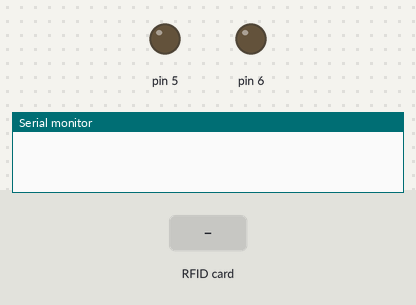
A sketch run on a simulated Arduino Uno, built with avr-gcc and run on an emulated ATmega328P. Parts: output pins drawn as LEDs (lit = HIGH), the last lines printed to the serial monitor. The inputs (shaded band) are chosen by the test bench. Pins used as bus, display or sensor lines are not drawn.

Above: at 1.3 s.
1.4 s: RFID card 5E 7A 19 C4 held to the reader
At 1.7 s:
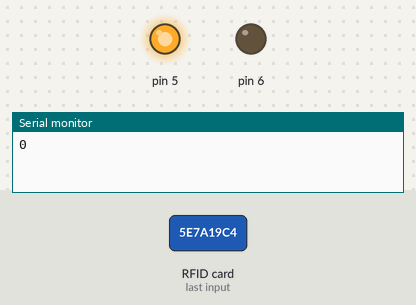
3.9 s: RFID card 5E 7A 19 C4 held to the reader
At 4.7 s:
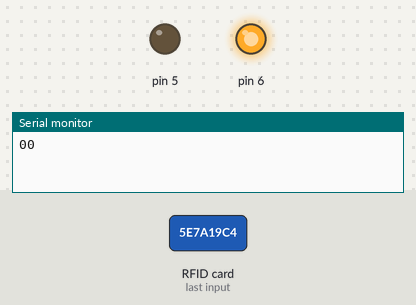
Timing chart, 0 to 6.9 s (numbered marks = the images above; inputs shaded):
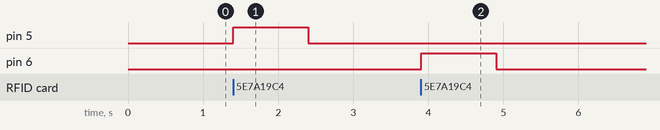

Measured:
- after the input at 1.4 s, pin 5: LOW → HIGH at once, → LOW 1.0 s later
- after the input at 3.9 s, pin 6: LOW → HIGH at once, → LOW 1.0 s later

The sketch:

RFID_registration.ino
```cpp
#include <SPI.h> // SPI-Bibiothek hinzufügen

#include <MFRC522.h> // RFID-Bibiothek hinzufügen

#define SS_PIN 10 // SDA

#define RST_PIN 9

MFRC522 mfrc522[2];

void setup() {
  pinMode(5, OUTPUT);
  pinMode(6, OUTPUT);
  Serial.begin(9600);

  SPI.begin();

  mfrc522[0].PCD_Init(10, RST_PIN);
  mfrc522[1].PCD_Init(2, RST_PIN);

}

void loop() {
  if (mfrc522[0].PICC_IsNewCardPresent()) {
    long code=0;      // variable "code" erstellen, um später den Code des Senders abzuspeichern

    for (byte i = 0; i < mfrc522[0].uid.size; i++){
      code=((code+mfrc522[0].uid.uidByte[i])*10);      // Der empfangene Code wird ausgelesen und in eine hexadezimale Zahl umgewandelt. In Variable code abgespeichert.
    }
    Serial.print(code);      //Der Code des RFID-Senders wird im seriellen Monitor angezeigt.
    digitalWrite(5, HIGH);
    delay(1000);
    digitalWrite(5, LOW);
    }


    if (mfrc522[1].PICC_IsNewCardPresent()) {
    long code=0;      // variable "code" erstellen, um später den Code des Senders abzuspeichern

    for (byte i = 0; i < mfrc522[1].uid.size; i++){
      code=((code+mfrc522[1].uid.uidByte[i])*10);      // Der empfangene Code wird ausgelesen und in eine hexadezimale Zahl umgewandelt. In Variable code abgespeichert.
    }
    Serial.print(code);      //Der Code des RFID-Senders wird im seriellen Monitor angezeigt.
    digitalWrite(6, HIGH);
    delay(1000);
    digitalWrite(6, LOW);
    }


}
```
